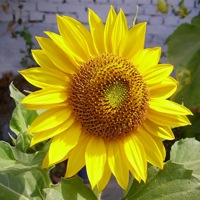
#> input picture phase1+2/P2L4 Exercises/images/flower.jpg, 200 x 200 px
$ jupyter execute Ex_1_OpenCV_Basic_Functions.ipynb
#> lines starting #> are read from the running program, lines starting #| are printed output that depends on the picture
### Exercise 1: OpenCV Basic Functions

[cell 1]
# import libraries
import numpy as np
import matplotlib.pyplot as plt
import cv2

### 1a. Reading the Image

[cell 2]
img = cv2.imread("images/flower.jpg")
#> img is the input picture: shape (200, 200, 3); mean B, G, R 43.3, 135.9, 148.6

### 2b. Displaying the Image

[cell 3]
plt.imshow(img)

### Note: OpenCV uses by default the BGR pixel format. The most common standard for computers to represent colors is RGB. It's simple to convert from BGR to RGB.

### 2. Conversion to RGB from BGR

[cell 4]
# Convert BGR to RGB color space
imgRGB = cv2.cvtColor(img, cv2.COLOR_BGR2RGB)

# show image
plt.imshow(imgRGB)

### 3. Conversion of RGB to Grayscale

[cell 5]
# convert image to grayscale
gray = cv2.cvtColor(imgRGB, cv2.COLOR_RGB2GRAY)
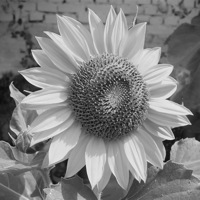
#> gray: shape (200, 200); min 11, max 238, mean 129.1
# show image
plt.imshow(gray, cmap='gray')

### 4. Saving the Image

[cell 6]
saveImg = cv2.imwrite("gray.jpg", gray)

[cell 7]
# saving an image in a different format

imgPng = cv2.imwrite("gray.png", gray)

### 5a. Extract and merge the color components

[cell 8]
# Isolate RGB channels

r,g,b = cv2.split(imgRGB )  #or
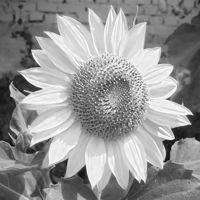
#> r: shape (200, 200); min 9, max 255, mean 148.6
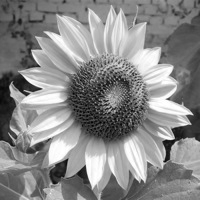
#> g: shape (200, 200); min 0, max 255, mean 135.9
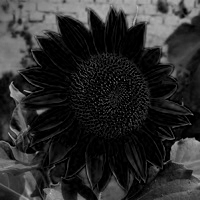
#> b: shape (200, 200); min 0, max 195, mean 43.3
#r,g,b = imgRGB [ height, width]

# Visualize the individual color channels
f, (ax1, ax2, ax3) = plt.subplots(1, 3, figsize=(20,10))
ax1.set_title('R channel')
ax1.imshow(r, cmap='gray')
ax2.set_title('G channel')
ax2.imshow(g, cmap='gray')
ax3.set_title('B channel')
ax3.imshow(b, cmap='gray')

### 5b.  Merge the color components

[cell 9]
image2 = cv2.merge((r,g,b))
plt.imshow(image2)

### 6a.  Extract the inner part and resize the flower

[cell 10]
imgRGB.shape
#> Out = (200, 200, 3)

[cell 11]
inner_flower = imgRGB[55:140, 70:150]
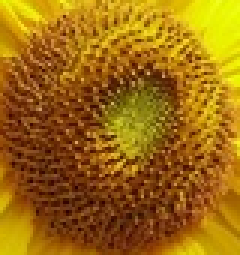
#> inner_flower: shape (85, 80, 3) (shown 3 times larger); mean R, G, B 157.6, 106.4, 15.7
plt.imshow(inner_flower)

[cell 12]
### Resize to 512x512

img_resized = cv2.resize(inner_flower, (512, 512))
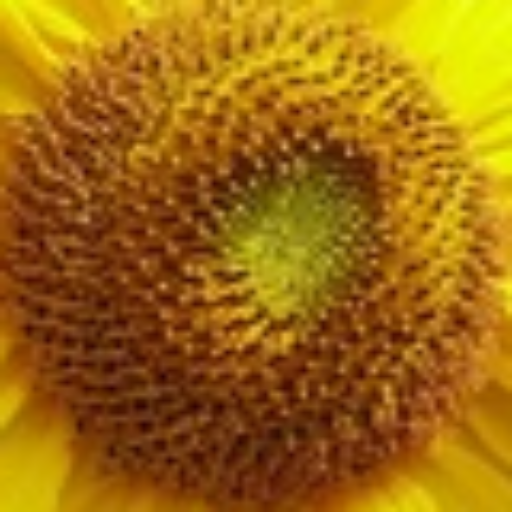
#> img_resized: shape (512, 512, 3); mean R, G, B 157.5, 106.2, 15.6
plt.imshow(img_resized)
